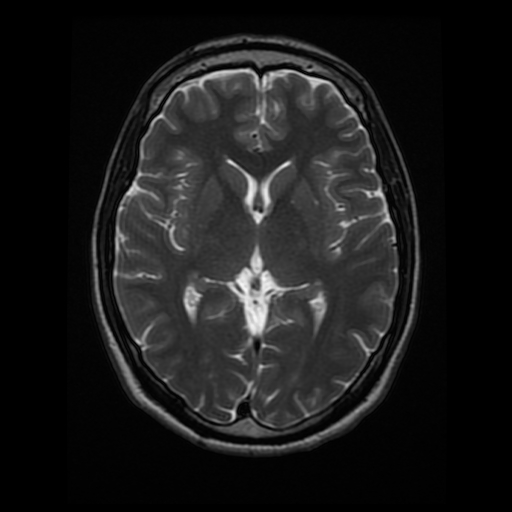
#> input picture 2 Convolutional Filters and Edge Detection/Images/images/brain_MR.jpg, 512 x 512 px, found by its file name
$ jupyter execute '3 Gaussian Kernel.ipynb'   (shell and % lines are left out)
#> lines starting #> are read from the running program, lines starting #| are printed output that depends on the picture
In the previous notebook we used sobel filter for edge detection, but the problem with high pass filter is that
if directly used onto an image they leave a lot of noise in the image and it becomes difficult to extract the information from the image

Hence it becomes important to use a low pass filter before using a high class filter

[cell 1]
import matplotlib.pyplot as plt
import cv2
import numpy as np

[cell 2]
img = cv2.imread('images/brain_MR.jpg')
#> img is the input picture: shape (512, 512, 3); min 0, max 247, mean 26.9
brain = cv2.cvtColor(img,cv2.COLOR_BGR2GRAY)
plt.imshow(brain,cmap='gray')

# Gaussian Blur

[cell 3]
blur = cv2.GaussianBlur(brain,(9,9),0)
f, (ax1, ax2) = plt.subplots(1, 2, figsize=(20,10))

ax1.set_title('original gray')
ax1.imshow(brain, cmap='gray')

ax2.set_title('blurred image')
ax2.imshow(blur, cmap='gray')
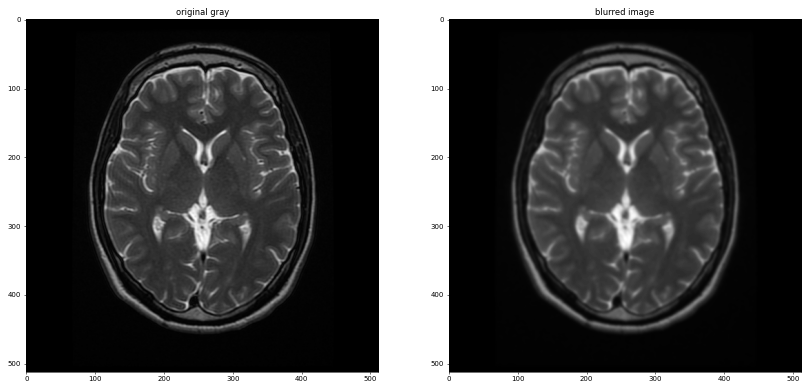
#> figure drawn by matplotlib, 2 panels

[cell 4]
# High-pass filter

# 3x3 sobel filters for edge detection
sobel_x = np.array([[ -1, 0, 1],
                   [ -2, 0, 2],
                   [ -1, 0, 1]])


sobel_y = np.array([[ -1, -2, -1],
                   [ 0, 0, 0],
                   [ 1, 2, 1]])

filtered_brain_x = cv2.filter2D(blur,-1,sobel_x)
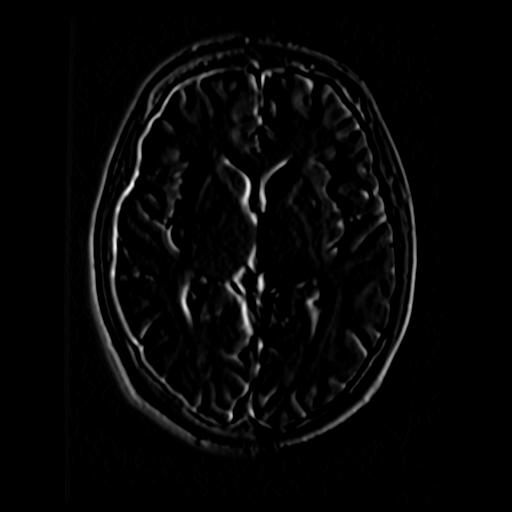
#> filtered_brain_x: shape (512, 512); min 0, max 250, mean 6.2
filtered_brain_y = cv2.filter2D(blur,-1,sobel_y)
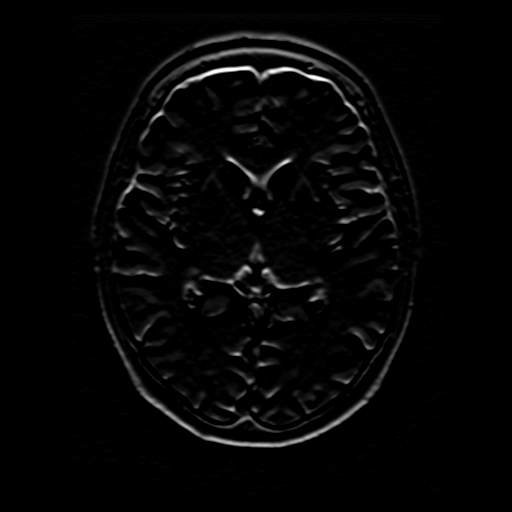
#> filtered_brain_y: shape (512, 512); min 0, max 255, mean 5.7

# f, (ax1, ax2,ax3, ax4, ax5, ax6) = plt.subplots(1, 3, figsize=(20,10))
f, (ax1, ax2,ax3,ax4) = plt.subplots(1, 4, figsize=(20,10))


ax1.set_title('original Brain')
ax1.imshow(brain, cmap='gray')

ax2.set_title('Blurred Brain')
ax2.imshow(blur, cmap='gray')

ax3.set_title('Filtered Brain X')
ax3.imshow(filtered_brain_x, cmap='gray')


ax4.set_title('Filtered Brain X')
ax4.imshow(filtered_brain_y, cmap='gray')
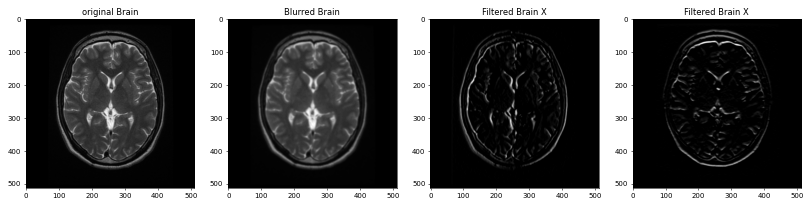
#> figure drawn by matplotlib, 4 panels
